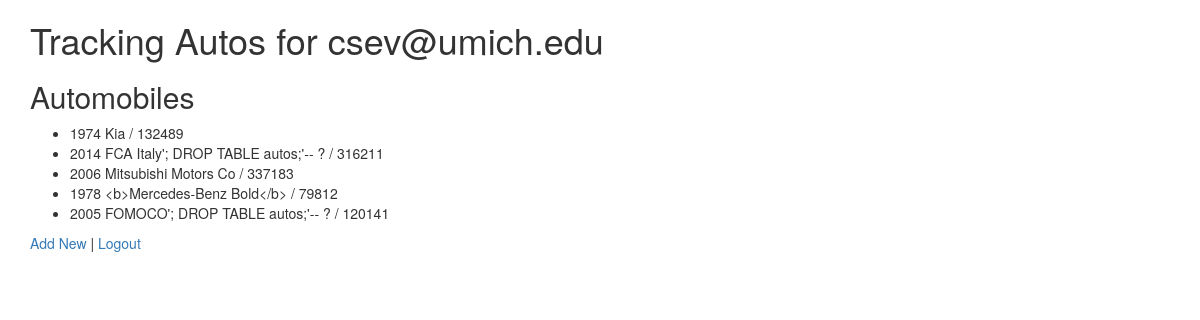
Screenshot of /view.php (signed in) with the database file from the repository.
### tables this page shows
CREATE TABLE `autos` (
  `auto_id` int(10) unsigned NOT NULL AUTO_INCREMENT,
  `make` varchar(128) DEFAULT NULL,
  `year` int(11) DEFAULT NULL,
  `mileage` int(11) DEFAULT NULL,
  PRIMARY KEY (`auto_id`)
);

### view.php (the view, shortened to what this page needs)
<?php
require_once "pdo.php";
$name = $_SESSION['email'];
  $stmt = $pdo->query("SELECT make, year, mileage FROM autos");
  $rows = $stmt->fetchAll(PDO::FETCH_ASSOC);
  $out = '';
  foreach ( $rows as $row ) {
    $out = $out.'<li>'.$row['year'].' '.$row['make'].' / '.$row['mileage'].'</li>';
  }
?>
<!DOCTYPE html>
<html>
<head>
<link rel="stylesheet" href="https://maxcdn.bootstrapcdn.com/bootstrap/3.3.6/css/bootstrap.min.css">
<link rel="stylesheet" href="https://maxcdn.bootstrapcdn.com/bootstrap/3.3.6/css/bootstrap-theme.min.css">
</head>
<body>
<div class="container">
<h1>Tracking Autos for <?php echo $name?></h1>
<h2>Automobiles</h2>
<ul>
<?php echo $out; ?>
</ul>
<p>
<a href="add.php">Add New</a> |
<a href="logout.php">Logout</a>
</p>
</html>

### rows the page displays
autos: year "1974", make "Kia", mileage "132489"
autos: year "2014", make "FCA Italy'; DROP TABLE autos;'-- ?", mileage "316211"
autos: year "2006", make "Mitsubishi Motors Co", mileage "337183"
autos: year "1978", make "<b>Mercedes-Benz Bold</b>", mileage "79812"
autos: year "2005", make "FOMOCO'; DROP TABLE autos;'-- ?", mileage "120141"

### other values shown
$name "csev@umich.edu"
